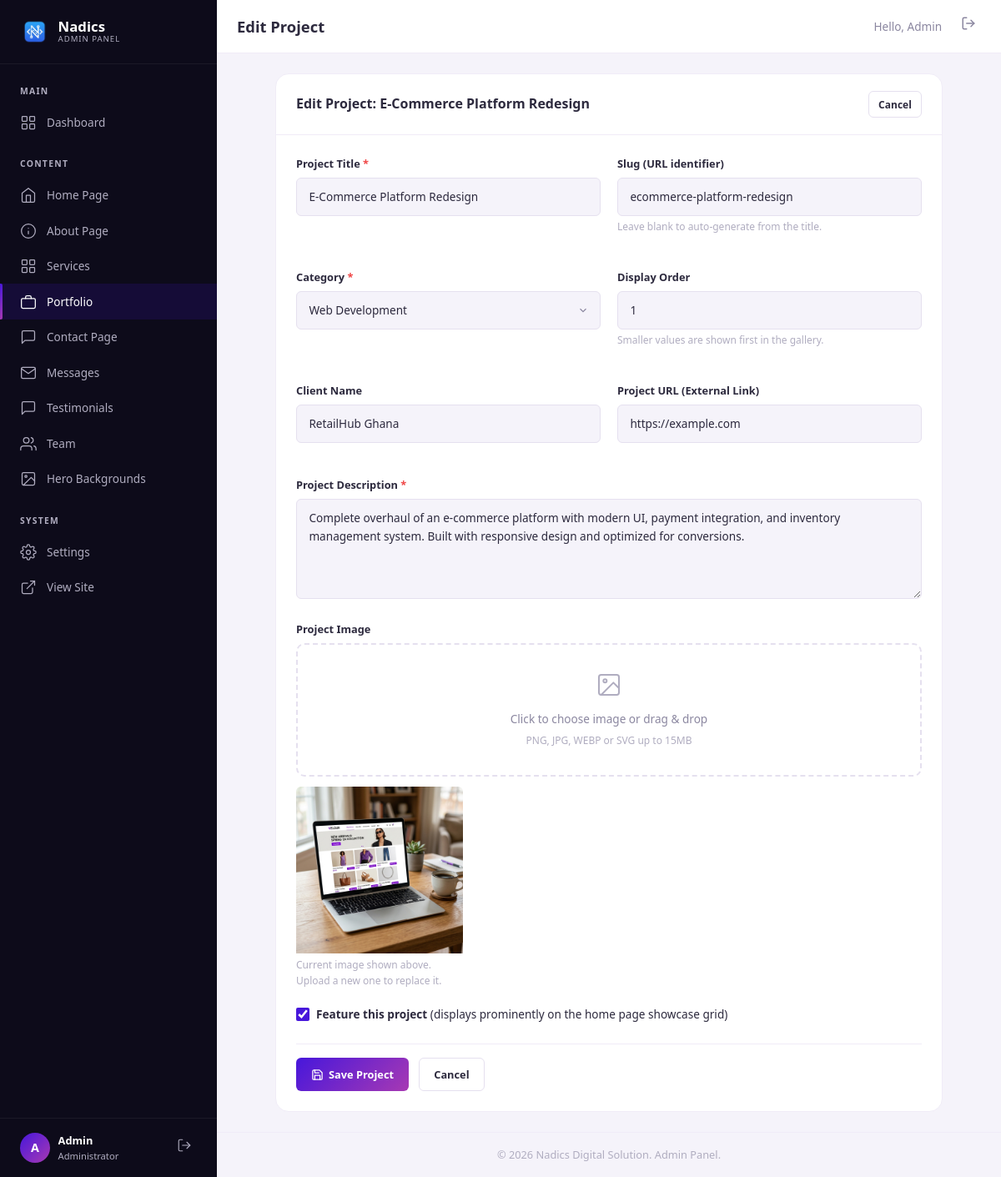
Page /admin/portfolio.php?action=edit&id=1 (signed in) on the committed database.
### tables this page shows
CREATE TABLE IF NOT EXISTS portfolio_items (
    id           INT AUTO_INCREMENT PRIMARY KEY,
    title        VARCHAR(200) NOT NULL,
    slug         VARCHAR(200) NOT NULL UNIQUE,
    category     ENUM('web-dev','graphic-design','it-solutions','voting-systems') NOT NULL,
    description  TEXT         NOT NULL,
    image_url    VARCHAR(500) NOT NULL,
    client_name  VARCHAR(150) DEFAULT NULL,
    project_url  VARCHAR(500) DEFAULT NULL,
    is_featured  TINYINT(1)   DEFAULT 0,
    display_order INT         DEFAULT 0,
    created_at   TIMESTAMP    DEFAULT CURRENT_TIMESTAMP,
    INDEX idx_category (category),
    INDEX idx_featured (is_featured)
);

### includes/functions.php (called while the page is built, shortened)
<?php
function sanitize(string $input): string {
    return htmlspecialchars(trim($input), ENT_QUOTES, 'UTF-8');
}

### admin/portfolio.php (the view, shortened to what this page needs)
<?php
$db = getDB();
$action = $_GET['action'] ?? 'list';
$edit_item = null;
if ($action === 'edit' && isset($_GET['id'])) {
    $edit_id = (int)$_GET['id'];
    if ($db) {
        try {
            $stmt = $db->prepare("SELECT * FROM portfolio_items WHERE id = :id");
            $stmt->execute([':id' => $edit_id]);
            $edit_item = $stmt->fetch();
        } catch (PDOException $e) {
            $flash_message = 'Database error: ' . $e->getMessage();
            $flash_type = 'error';
            $action = 'list';
        }
    }
}
require_once __DIR__ . '/includes/admin-header.php';
?>
<?php if ($action === 'list'): ?>
    <div class="admin-card">
        <div class="admin-card__header">
            <h2 class="admin-card__title">All Projects</h2>
            <a href="<?= ADMIN_URL ?>/portfolio.php?action=add" class="admin-btn admin-btn--primary admin-btn--sm">
                <svg viewBox="0 0 24 24" fill="none" stroke="currentColor" stroke-width="2" stroke-linecap="round" stroke-linejoin="round"><line x1="12" y1="5" x2="12" y2="19"/><line x1="5" y1="12" x2="19" y2="12"/></svg>
                Add New Project
            </a>
        </div>
        <div class="admin-card__body" style="padding: 0;">
            <?php
            $items = getPortfolioItems('all', false);
            if (empty($items)): ?>
                <div class="admin-empty">
                    <svg viewBox="0 0 24 24" fill="none" stroke="currentColor" stroke-width="1.5" stroke-linecap="round" stroke-linejoin="round">
                        <rect x="2" y="7" width="20" height="14" rx="2" ry="2"/>
                        <path d="M16 7V5a2 2 0 0 0-2-2h-4a2 2 0 0 0-2 2v2"/>
                    </svg>
                    <h3 class="admin-empty__title">No Projects Found</h3>
                    <p class="admin-empty__desc">Add some projects to showcase your digital solutions portfolio.</p>
                    <a href="<?= ADMIN_URL ?>/portfolio.php?action=add" class="admin-btn admin-btn--primary">Add Project</a>
                </div>
            <?php else: ?>
                <div class="table-responsive">
                    <table class="admin-table">
                        <thead>
                            <tr>
                                <th style="width: 80px;">Preview</th>
                                <th>Title</th>
                                <th>Category</th>
                                <th>Client</th>
                                <th>Display Order</th>
                                <th>Featured?</th>
                                <th>Actions</th>
                            </tr>
                        </thead>
                        <tbody>
                            <?php foreach ($items as $item): ?>
                                <tr>
                                    <td>
                                        <div style="width: 60px; height: 45px; border-radius: var(--radius-sm); overflow: hidden; background: var(--admin-bg);">
                                            <img src="<?= SITE_URL ?>/<?= sanitize($item['image_url']) ?>" alt="" style="width:100%; height:100%; object-fit:cover;">
                                        </div>
                                    </td>
                                    <td>
                                        <div style="font-weight: 600; color: var(--admin-text);"><?= sanitize($item['title']) ?></div>
                                        <div style="font-size: 0.75rem; color: var(--admin-text-light);">/<?= sanitize($item['slug']) ?></div>
                                    </td>
                                    <td>
                                        <span class="admin-badge admin-badge--primary"><?= formatCategory($item['category']) ?></span>
                                    </td>
                                    <td style="font-size: 0.85rem; color: var(--admin-text-light);">
                                        <?= sanitize($item['client_name'] ?? '—') ?>
                                    </td>
                                    <td style="text-align: center; font-weight: 500;">
                                        <?= $item['display_order'] ?>
                                    </td>
                                    <td>
                                        <?php if ($item['is_featured']): ?>
                                            <span class="admin-badge admin-badge--success">Featured</span>
                                        <?php else: ?>
                                            <span class="admin-badge admin-badge--muted">Regular</span>
                                        <?php endif; ?>
                                    </td>
                                    <td>
                                        <div class="btn-group">
                                            <a href="<?= ADMIN_URL ?>/portfolio.php?action=edit&id=<?= $item['id'] ?>" class="admin-btn admin-btn--outline admin-btn--sm" title="Edit">
                                                <svg viewBox="0 0 24 24" fill="none" stroke="currentColor" stroke-width="2" stroke-linecap="round" stroke-linejoin="round"><path d="M12 20h9"/><path d="M16.5 3.5a2.121 2.121 0 0 1 3 3L7 19l-4 1 1-4L16.5 3.5z"/></svg>
                                            </a>
                                            <form action="" method="POST" style="display:inline;" onsubmit="return confirm('Are you sure you want to delete this project? This will permanently delete the database entry and image.');">
                                                <?= csrfField() ?>
                                                <input type="hidden" name="id" value="<?= $item['id'] ?>">
                                                <input type="hidden" name="post_action" value="delete">
                                                <button type="submit" class="admin-btn admin-btn--danger admin-btn--sm" title="Delete">
                                                    <svg viewBox="0 0 24 24" fill="none" stroke="currentColor" stroke-width="2" stroke-linecap="round" stroke-linejoin="round"><polyline points="3 6 5 6 21 6"/><path d="M19 6v14a2 2 0 0 1-2 2H7a2 2 0 0 1-2-2V6m3 0V4a2 2 0 0 1 2-2h4a2 2 0 0 1 2 2v2"/></svg>
                                                </button>
                                            </form>
                                        </div>
                                    </td>
                                </tr>
                            <?php endforeach; ?>
                        </tbody>
                    </table>
                </div>
            <?php endif; ?>
        </div>
    </div>
<?php elseif ($action === 'add' || $action === 'edit'): ?>
    <div class="admin-card" style="max-width: 800px; margin: 0 auto;">
        <div class="admin-card__header">
            <h2 class="admin-card__title"><?= $action === 'add' ? 'Add New Project' : 'Edit Project: ' . sanitize($edit_item['title']) ?></h2>
            <a href="<?= ADMIN_URL ?>/portfolio.php" class="admin-btn admin-btn--outline admin-btn--sm">Cancel</a>
        </div>
        <div class="admin-card__body">
            <form action="" method="POST" enctype="multipart/form-data" class="admin-form">
                <div class="admin-form__row">
                    <div class="admin-form__group">
                        <label for="title" class="admin-form__label">Project Title <span class="required">*</span></label>
                        <input type="text" name="title" id="title" class="admin-form__input" placeholder="e.g. Corporate Brand Redesign" value="<?= sanitize($_POST['title'] ?? $edit_item['title'] ?? '') ?>" required>
                    </div>
                    <div class="admin-form__group">
                        <label for="slug" class="admin-form__label">Slug (URL identifier)</label>
                        <input type="text" name="slug" id="slug" class="admin-form__input" placeholder="e.g. corporate-brand-redesign" value="<?= sanitize($_POST['slug'] ?? $edit_item['slug'] ?? '') ?>">
                        <span class="admin-form__help">Leave blank to auto-generate from the title.</span>
                    </div>
                </div>
                <div class="admin-form__row">
                    <div class="admin-form__group">
                        <label for="category" class="admin-form__label">Category <span class="required">*</span></label>
                        <select name="category" id="category" class="admin-form__select" required>
                            <option value="web-dev" <?= ($_POST['category'] ?? $edit_item['category'] ?? '') === 'web-dev' ? 'selected' : '' ?>>Web Development</option>
                        </select>
                    </div>
                    <div class="admin-form__group">
                        <label for="display_order" class="admin-form__label">Display Order</label>
                        <input type="number" name="display_order" id="display_order" class="admin-form__input" min="0" value="<?= (int)($_POST['display_order'] ?? $edit_item['display_order'] ?? 0) ?>">
                        <span class="admin-form__help">Smaller values are shown first in the gallery.</span>
                    </div>
                </div>
                <div class="admin-form__row">
                    <div class="admin-form__group">
                        <label for="client_name" class="admin-form__label">Client Name</label>
                        <input type="text" name="client_name" id="client_name" class="admin-form__input" placeholder="e.g. MedCare Hospital" value="<?= sanitize($_POST['client_name'] ?? $edit_item['client_name'] ?? '') ?>">
                    </div>
                    <div class="admin-form__group">
                        <label for="project_url" class="admin-form__label">Project URL (External Link)</label>
                        <input type="url" name="project_url" id="project_url" class="admin-form__input" placeholder="e.g. https://example.com" value="<?= sanitize($_POST['project_url'] ?? $edit_item['project_url'] ?? '') ?>">
                    </div>
                </div>
                <div class="admin-form__group">
                    <label for="description" class="admin-form__label">Project Description <span class="required">*</span></label>
                    <textarea name="description" id="description" class="admin-form__textarea" placeholder="Describe the details of the project, technical stack used, client requests, and the final solution..." required><?= sanitize($_POST['description'] ?? $edit_item['description'] ?? '') ?></textarea>
                </div>
                <div class="admin-form__group">
                    <label class="admin-form__label">Project Image <span class="required"><?= $action === 'add' ? '*' : '' ?></span></label>
                    <div class="image-upload" onclick="document.getElementById('project_image').click();">
                        <svg viewBox="0 0 24 24" fill="none" stroke="currentColor" stroke-width="1.5" stroke-linecap="round" stroke-linejoin="round">
                            <rect x="3" y="3" width="18" height="18" rx="2" ry="2"/>
                            <circle cx="8.5" cy="8.5" r="1.5"/>
                            <polyline points="21 15 16 10 5 21"/>
                        </svg>
                        <div class="image-upload__text">Click to choose image or drag &amp; drop</div>
                        <div class="image-upload__hint">PNG, JPG, WEBP or SVG up to 15MB</div>
                    </div>
                    <div class="image-preview" id="imagePreviewContainer" style="<?= ($action === 'edit' && !empty($edit_item['image_url'])) ? '' : 'display:none;' ?>">
                        <img id="imagePreviewImage" src="<?= ($action === 'edit' && !empty($edit_item['image_url'])) ? SITE_URL . '/' . $edit_item['image_url'] : '#' ?>" alt="Preview">
                        <span class="admin-form__help" id="imagePreviewHelp" style="display:block; margin-top:0.25rem;">
                            <?= $action === 'edit' ? 'Current image shown above. Upload a new one to replace it.' : 'Selected image preview.' ?>
                        </span>
                    </div>
                </div>
                <div class="admin-form__group">
                    <label class="admin-form__checkbox">
                        <input type="checkbox" name="is_featured" value="1" <?= (isset($_POST['is_featured']) || ($action === 'edit' && $edit_item['is_featured'])) ? 'checked' : '' ?>>
                        <span><strong>Feature this project</strong> (displays prominently on the home page showcase grid)</span>
                    </label>
                </div>
                <div class="admin-form__actions">
                    <button type="submit" class="admin-btn admin-btn--primary">
                        <svg viewBox="0 0 24 24" fill="none" stroke="currentColor" stroke-width="2" stroke-linecap="round" stroke-linejoin="round"><path d="M19 21H5a2 2 0 0 1-2-2V5a2 2 0 0 1 2-2h11l5 5v11a2 2 0 0 1-2 2z"/><polyline points="17 21 17 13 7 13 7 21"/><polyline points="7 3 7 8 15 8"/></svg>
                        Save Project
                    </button>
                    <a href="<?= ADMIN_URL ?>/portfolio.php" class="admin-btn admin-btn--outline">Cancel</a>
                </div>
            </form>
        </div>
    </div>
<?php endif; ?>
<?php require_once __DIR__ . '/includes/admin-footer.php'; ?>

### rows in the picture
portfolio_items: title "E-Commerce Platform Redesign", slug "ecommerce-platform-redesign", category "Web Development", display_order "1", client_name "RetailHub Ghana", project_url "https://example.com", description "Complete overhaul of an e-commerce platform with modern UI, payment integration, and inventory management system. Built with responsive design and optimized for conversions.", image_url (picture), is_featured "☑"

### other values in the picture
substr(getAdminName(), 0, 1) "A"
getAdminName() "Admin"
$admin_title "Edit Project"
SITE_NAME "Nadics Digital Solution"
